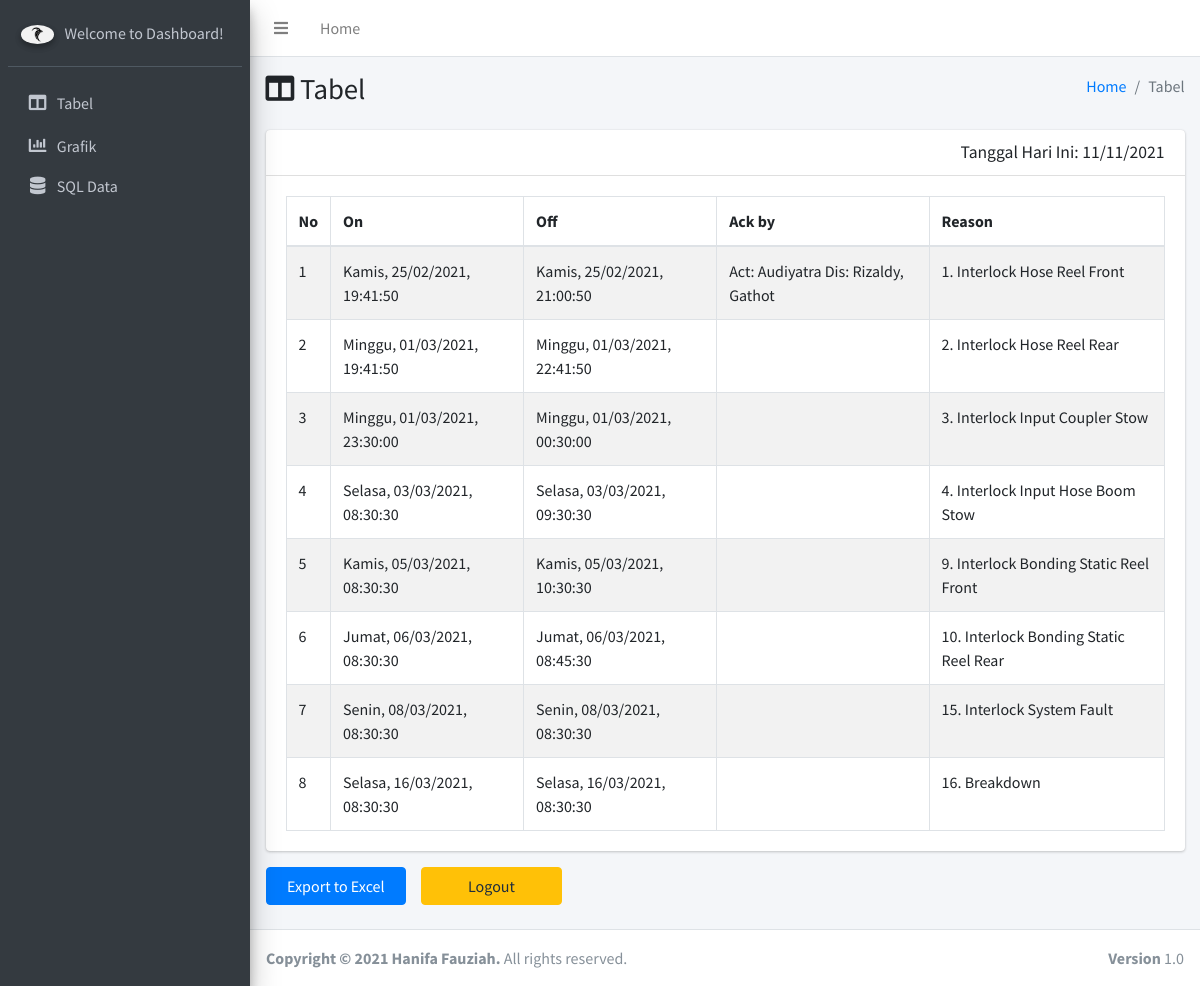
/tabel.php (signed in), run on the app's committed database.
### tables this page shows
CREATE TABLE `tables` (
  `no` int(11) NOT NULL,
  `t_on` varchar(50) NOT NULL,
  `t_off` varchar(50) NOT NULL,
  `ack_by` varchar(50) NOT NULL,
  `reason` varchar(100) NOT NULL
);

### tabel.php (the view, shortened to what this page needs)
<!DOCTYPE html>
<html lang="en">
<head>
  <link rel="stylesheet" href="../assets/css/all.min.css">
  <link rel="stylesheet" href="../assets/css/adminlte.min.css">
  <link rel="stylesheet" href="../assets/css/fontawesome.min.css">
</head>
<body class="hold-transition sidebar-mini">
<div class="wrapper">
  <nav class="main-header navbar navbar-expand navbar-white navbar-light">
    <ul class="navbar-nav">
      <li class="nav-item">
        <a href="#" class="nav-link" data-widget="pushmenu" href="#" role="button"><i class="fas fa-bars"></i></a>
      </li>
      <li class="nav-item d-none d-sm-inline-block">
        <a href="tabel.php" class="nav-link">Home</a>
      </li>
    </ul>
  </nav>
  <aside class="main-sidebar sidebar-dark-primary elevation-4">
    <div class="sidebar">
      <div class="user-panel mt-3 pb-3 mb-3 d-flex">
        <div class="image mt-1">
          <img src="assets/eagle.jpg" class="img-circle elevation-2" alt="Image">
        </div>
        <div class="info">
          <a href="#" class="d-block">Welcome to Dashboard!</a>
        </div>
      </div>
      <nav class="mt-2">
        <ul class="nav nav-pills nav-sidebar flex-column" data-widget="treeview" role="menu" data-accordion="false">
          <li class="nav-item">
            <a href="tabel.php" class="nav-link">
              <i class="nav-icon fas fa-columns"></i>
              <p>
                Tabel
              </p>
            </a>
          </li>
          <li class="nav-item">
            <a href="grafik.php" class="nav-link m-0">
              <i class="nav-icon fas fa-chart-bar"></i>
              <p>
                Grafik
              </p>
            </a>
          </li>
          <li class="nav-item">
            <a href="sqldata.php" class="nav-link m-0">
              <i class="nav-icon fas fa-database"></i>
              <p>
                SQL Data
              </p>
            </a>
          </li>
        </ul>
      </nav>
    </div>
  </aside>
  <div class="content-wrapper">
    <section class="content-header">
      <div class="container-fluid">
        <div class="row mb-2">
          <div class="col-sm-6">
            <h1>
              <i class="nav-icon fas fa-columns"></i>
              Tabel</h1>
          </div>
          <div class="col-sm-6">
            <ol class="breadcrumb float-sm-right">
              <li class="breadcrumb-item"><a href="#">Home</a></li>
              <li class="breadcrumb-item active">Tabel</li>
            </ol>
          </div>
        </div>
      </div>
    </section>
    <section class="content">
      <div class="container-fluid">
        <div class="row">
          <div class="col-12">
            <div class="card">
              <div class="card-header">
                <h3 class="card-title float-right" >
                  Tanggal Hari Ini: <span id="date"></span>
                </h3>
              </div>
              <div class="card-body">
                <table id="datatable" class="table table-bordered table-striped">
                  <thead>
                  <tr>
                    <th>No</th>
                    <th>On</th>
                    <th>Off</th>
                    <th>Ack by</th>
                    <th>Reason</th>
                  </tr>
                  </thead>
                  <tbody>
                  <?php
                    $conn = mysqli_connect("localhost", "root", "", "datadummy");
                    $sql = "SELECT no, t_on, t_off, ack_by, reason FROM tables";
                    $result = $conn->query($sql);
                    if($result -> num_rows > 0){
                      while($row = $result -> fetch_assoc()){
                        echo "<tr><td>".$row["no"]."</td><td>".
                                        $row["t_on"]."</td><td>".
                                        $row["t_off"]."</td><td>".
                                        $row["ack_by"]."</td><td>".
                                        $row["reason"]."</td></tr>";
                      }
                      echo "</tbody></table>";
                    }
                    else{
                      echo "0 result";
                    }
                  ?>
              </div>
            </div>
          </div>
          <div class="col-md-2">
            <button type="button" class="btn btn-block btn-primary"
                onclick="exportTableToExcel('datatable', 'download')">
                Export to Excel
            </button>
          </div>
          <div class="col-md-2">
            <form action="logout.php" method="get">
              <button type="submit" class="btn btn-block btn-warning">Logout</button>
            </form>
          </div>
        </div>
      </div>
      <br>
      </div>
    <footer class="main-footer">
      <div class="float-right d-none d-sm-block">
        <b>Version</b> 1.0
      </div>
      <strong>Copyright &copy; 2021 Hanifa Fauziah.</strong> All rights reserved.
    </footer>
</div>
</body>
</html>

### data on the page
tables: no "1", t_on "Kamis, 25/02/2021, 19:41:50", t_off "Kamis, 25/02/2021, 21:00:50", ack_by "Act: Audiyatra Dis: Rizaldy, Gathot", reason "1. Interlock Hose Reel Front"
tables: no "2", t_on "Minggu, 01/03/2021, 19:41:50", t_off "Minggu, 01/03/2021, 22:41:50", reason "2. Interlock Hose Reel Rear"
tables: no "3", t_on "Minggu, 01/03/2021, 23:30:00", t_off "Minggu, 01/03/2021, 00:30:00", reason "3. Interlock Input Coupler Stow"
tables: no "4", t_on "Selasa, 03/03/2021, 08:30:30", t_off "Selasa, 03/03/2021, 09:30:30", reason "4. Interlock Input Hose Boom Stow"
tables: no "5", t_on "Kamis, 05/03/2021, 08:30:30", t_off "Kamis, 05/03/2021, 10:30:30", reason "9. Interlock Bonding Static Reel Front"
tables: no "6", t_on "Jumat, 06/03/2021, 08:30:30", t_off "Jumat, 06/03/2021, 08:45:30", reason "10. Interlock Bonding Static Reel Rear"
tables: no "7", t_on "Senin, 08/03/2021, 08:30:30", t_off "Senin, 08/03/2021, 08:30:30", reason "15. Interlock System Fault"
tables: no "8", t_on "Selasa, 16/03/2021, 08:30:30", t_off "Selasa, 16/03/2021, 08:30:30", reason "16. Breakdown"
